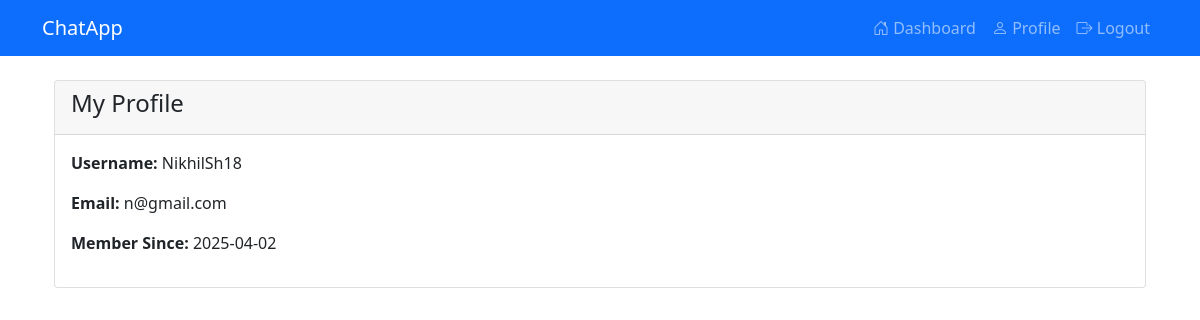
The app's page /profile (signed in) with its own data.
### app.py (models this page shows, shortened)
class User(db.Model, UserMixin):
    id = db.Column(db.Integer, primary_key=True)
    username = db.Column(db.String(80), unique=True, nullable=False)
    email = db.Column(db.String(120), unique=True, nullable=False)
    password_hash = db.Column(db.String(128))
    created_at = db.Column(db.DateTime, default=datetime.utcnow)
    @property
    def is_active(self):
        return True

### app.py (the view)
@app.route('/profile')
@login_required
def profile():
    return render_template('profile.html', user=current_user)

### app.py (called while the page is built)
@login_manager.user_loader
def load_user(user_id):
    return User.query.get(int(user_id))

### templates/profile.html (shortened to what this page needs)
{% extends "base.html" %}
{% block content %}
<div class="container mt-4">
    <div class="card">
        <div class="card-header">
            <h4>My Profile</h4>
        </div>
        <div class="card-body">
            <div class="row">
                <div class="col-md-6">
                    <p><strong>Username:</strong> {{ current_user.username }}</p>
                    <p><strong>Email:</strong> {{ current_user.email }}</p>
                    <p><strong>Member Since:</strong> {{ current_user.created_at.strftime('%Y-%m-%d') }}</p>
                </div>
            </div>
        </div>
    </div>
</div>
{% endblock %}

### records on screen
User: username "NikhilSh18", email "n@gmail.com", created_at "2025-04-02"
